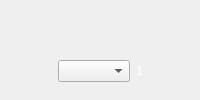
                      <widget class="QWidget" name="widget_p1_sensor_1" native="true">
                       <property name="sizePolicy">
                        <sizepolicy hsizetype="Preferred" vsizetype="Expanding">
                         <horstretch>0</horstretch>
                         <verstretch>0</verstretch>
                        </sizepolicy>
                       </property>
                       <property name="minimumSize">
                        <size>
                         <width>0</width>
                         <height>100</height>
                        </size>
                       </property>
                       <property name="maximumSize">
                        <size>
                         <width>16777215</width>
                         <height>16777215</height>
                        </size>
                       </property>
                       <property name="styleSheet">
                        <string notr="true">QWidget#widget_sensor1 {
    border-image: url(display_widget.png);
    background-repeat: no-repeat;
    background-position: center;
    background-size: cover;
}</string>
                       </property>
                       <layout class="QGridLayout" name="gridLayout_5" rowstretch="0">
                        <item row="0" column="0">
                         <layout class="QVBoxLayout" name="vlayout_p1_sensor_1" stretch="1,1">
                          <item>
                           <layout class="QHBoxLayout" name="horizontalLayout_8">
                            <item>
                             <spacer name="horizontalSpacer_10">
                              <property name="orientation">
                               <enum>Qt::Horizontal</enum>
                              </property>
                              <property name="sizeHint" stdset="0">
                               <size>
                                <width>40</width>
                                <height>20</height>
                               </size>
                              </property>
                             </spacer>
                            </item>
                            <item>
                             <widget class="QLabel" name="lbl_p1_sensor_name_1">
                              <property name="palette">
                               <palette>
                                <active>
                                 <colorrole role="WindowText">
                                  <brush brushstyle="SolidPattern">
                                   <color alpha="255">
                                    <red>255</red>
                                    <green>255</green>
                                    <blue>255</blue>
                                   </color>
                                  </brush>
                                 </colorrole>
                                </active>
                                <inactive>
                                 <colorrole role="WindowText">
                                  <brush brushstyle="SolidPattern">
                                   <color alpha="255">
                                    <red>255</red>
                                    <green>255</green>
                                    <blue>255</blue>
                                   </color>
                                  </brush>
                                 </colorrole>
                                </inactive>
                                <disabled>
                                 <colorrole role="WindowText">
                                  <brush brushstyle="SolidPattern">
                                   <color alpha="255">
                                    <red>120</red>
                                    <green>120</green>
                                    <blue>120</blue>
                                   </color>
                                  </brush>
                                 </colorrole>
                                </disabled>
                               </palette>
                              </property>
                              <property name="font">
                               <font>
                                <family>Arial</family>
                                <pointsize>-1</pointsize>
                               </font>
                              </property>
                              <property name="text">
                               <string>Sensor</string>
                              </property>
                              <property name="scaledContents">
                               <bool>true</bool>
                              </property>
                              <property name="alignment">
                               <set>Qt::AlignCenter</set>
                              </property>
                             </widget>
                            </item>
                            <item>
                             <spacer name="horizontalSpacer_6">
                              <property name="orientation">
                               <enum>Qt::Horizontal</enum>
                              </property>
                              <property name="sizeHint" stdset="0">
                               <size>
                                <width>40</width>
                                <height>20</height>
                               </size>
                              </property>
                             </spacer>
                            </item>
                           </layout>
                          </item>
                          <item>
                           <layout class="QHBoxLayout" name="horizontalLayout_10">
                            <item>
                             <spacer name="horizontalSpacer_12">
                              <property name="orientation">
                               <enum>Qt::Horizontal</enum>
                              </property>
                              <property name="sizeHint" stdset="0">
                               <size>
                                <width>40</width>
                                <height>20</height>
                               </size>
                              </property>
                             </spacer>
                            </item>
                            <item>
                             <widget class="QComboBox" name="combo_p1_sensor_selector_1"/>
                            </item>
                            <item>
                             <widget class="QLabel" name="lbl_p1_sensor_1">
                              <property name="palette">
                               <palette>
                                <active>
                                 <colorrole role="WindowText">
                                  <brush brushstyle="SolidPattern">
                                   <color alpha="255">
                                    <red>255</red>
                                    <green>255</green>
                                    <blue>255</blue>
                                   </color>
                                  </brush>
                                 </colorrole>
                                </active>
                                <inactive>
                                 <colorrole role="WindowText">
                                  <brush brushstyle="SolidPattern">
                                   <color alpha="255">
                                    <red>255</red>
                                    <green>255</green>
                                    <blue>255</blue>
                                   </color>
                                  </brush>
                                 </colorrole>
                                </inactive>
                                <disabled>
                                 <colorrole role="WindowText">
                                  <brush brushstyle="SolidPattern">
                                   <color alpha="255">
                                    <red>120</red>
                                    <green>120</green>
                                    <blue>120</blue>
                                   </color>
                                  </brush>
                                 </colorrole>
                                </disabled>
                               </palette>
                              </property>
                              <property name="text">
                               <string>1</string>
                              </property>
                              <property name="scaledContents">
                               <bool>true</bool>
                              </property>
                              <property name="alignment">
                               <set>Qt::AlignCenter</set>
                              </property>
                             </widget>
                            </item>
                            <item>
                             <spacer name="horizontalSpacer_11">
                              <property name="orientation">
                               <enum>Qt::Horizontal</enum>
                              </property>
                              <property name="sizeHint" stdset="0">
                               <size>
                                <width>40</width>
                                <height>20</height>
                               </size>
                              </property>
                             </spacer>
                            </item>
                           </layout>
                          </item>
                         </layout>
                        </item>
                       </layout>
                      </widget>
